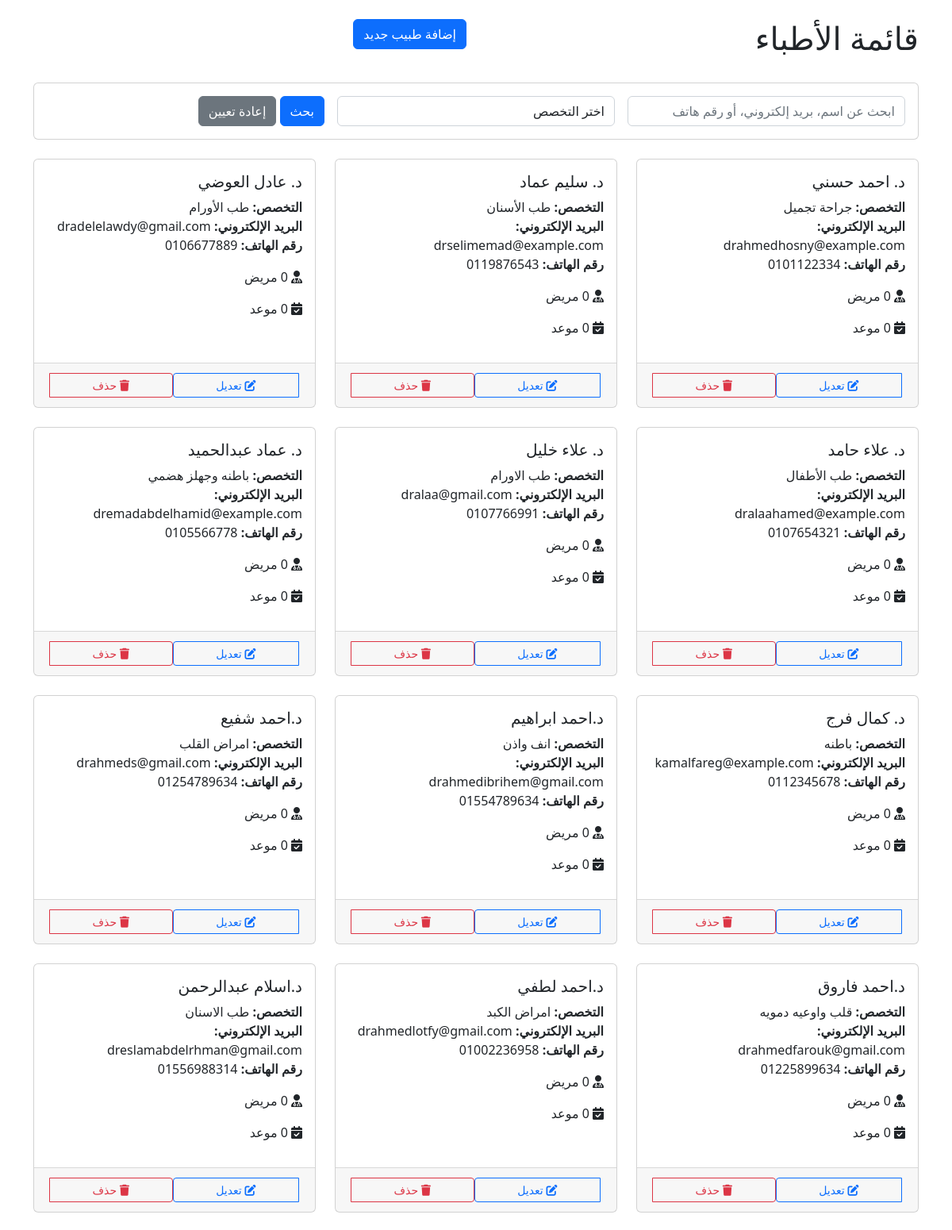
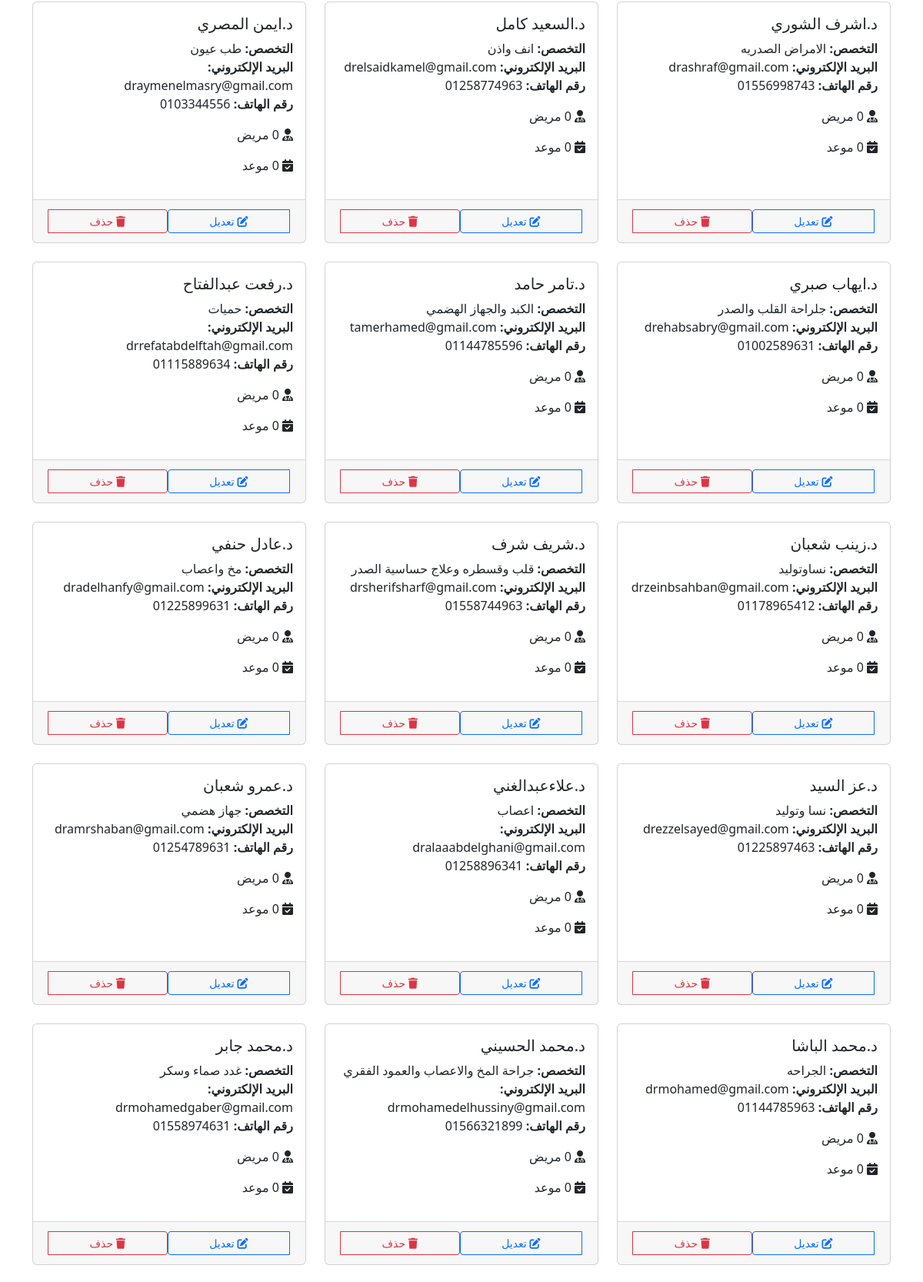
Page /admin/view_doctors.php (upper part) on the committed database (2 pictures, top to bottom).
### tables this page shows
CREATE TABLE `doctors` (
  `doctor_id` int NOT NULL,
  `name` varchar(100) NOT NULL,
  `specialty` varchar(100) DEFAULT NULL,
  `contact_number` varchar(20) DEFAULT NULL,
  `email` varchar(100) DEFAULT NULL,
  `hospital_affiliation` varchar(255) DEFAULT NULL,
  `password` varchar(255) NOT NULL,
  `address` varchar(255) NOT NULL,
  `qualification` varchar(255) NOT NULL,
  `experience` int NOT NULL,
  `created_at` timestamp NOT NULL DEFAULT CURRENT_TIMESTAMP,
  `status` enum('active','inactive') NOT NULL DEFAULT 'active',
  `working_hours` text
);

### admin/view_doctors.php (the view, shortened to what this page needs)
<?php
include '../db.php';
$sql_doctors = "SELECT
    d.*,
    COUNT(DISTINCT p.patient_id) as total_patients,
    COUNT(DISTINCT a.appointment_id) as total_appointments
FROM doctors d
LEFT JOIN appointments a ON d.doctor_id = a.doctor_id
LEFT JOIN patients p ON a.patient_id = p.patient_id
GROUP BY d.doctor_id
ORDER BY d.name ASC";
$doctors_result = $conn->query($sql_doctors);
$search = isset($_GET['search']) ? $_GET['search'] : '';
?>
<!DOCTYPE html>
<html lang="ar" dir="rtl">
<head>
    <link href="https://cdn.jsdelivr.net/npm/bootstrap@5.2.0-beta1/dist/css/bootstrap.min.css" rel="stylesheet">
    <link href="https://cdn.jsdelivr.net/npm/@fortawesome/fontawesome-free@6.2.1/css/all.min.css" rel="stylesheet">
</head>
<body>
    <div class="container mt-4">
        <div class="row mb-4">
            <div class="col-md-6">
                <h1>قائمة الأطباء</h1>
            </div>
            <div class="col-md-6 text-end">
                <a href="add_doctor.php" class="btn btn-primary">إضافة طبيب جديد</a>
            </div>
        </div>
        <div class="row mb-4">
            <div class="col-12">
                <div class="card">
                    <div class="card-body">
                        <form method="GET" class="row g-3">
                            <div class="col-md-4">
                                <input type="text" class="form-control" name="search"
                                       placeholder="ابحث عن اسم، بريد إلكتروني، أو رقم هاتف"
                                       value="<?php echo htmlspecialchars($search); ?>">
                            </div>
                            <div class="col-md-4">
                                <select class="form-control" name="specialty">
                                    <option value="">اختر التخصص</option>
                                </select>
                            </div>
                            <div class="col-md-4">
                                <button type="submit" class="btn btn-primary">بحث</button>
                                <a href="view_doctors.php" class="btn btn-secondary">إعادة تعيين</a>
                            </div>
                        </form>
                    </div>
                </div>
            </div>
        </div>
        <div class="row">
            <?php while($row = $doctors_result->fetch_assoc()): ?>
                <div class="col-md-4 mb-4">
                    <div class="card doctor-card">
                        <div class="card-body">
                            <h5 class="card-title"><?php echo $row['name']; ?></h5>
                            <p class="card-text">
                                <strong>التخصص:</strong> <?php echo $row['specialty']; ?><br>
                                <strong>البريد الإلكتروني:</strong> <?php echo $row['email']; ?><br>
                                <strong>رقم الهاتف:</strong> <?php echo $row['contact_number']; ?>
                            </p>
                            <div class="stats">
                                <p><i class="fas fa-user-md"></i> <?php echo $row['total_patients']; ?> مريض</p>
                                <p><i class="fas fa-calendar-check"></i> <?php echo $row['total_appointments']; ?> موعد</p>
                            </div>
                        </div>
                        <div class="card-footer">
                            <div class="btn-group btn-group-sm w-100">
                                <a href="edit_doctor.php?doctor_id=<?php echo $row['doctor_id']; ?>"
                                   class="btn btn-outline-primary">
                                    <i class="fas fa-edit"></i> تعديل
                                </a>
                                <a href="delete_doctor.php?doctor_id=<?php echo $row['doctor_id']; ?>"
                                   class="btn btn-outline-danger"
                                   onclick="return confirm('هل أنت متأكد من حذف هذا الطبيب؟');">
                                    <i class="fas fa-trash"></i> حذف
                                </a>
                            </div>
                        </div>
                    </div>
                </div>
            <?php endwhile; ?>
        </div>
    </div>
</body>
</html>

### admin/view_doctors.php (style rules this page uses)
.doctor-card { height: 100%; display: flex; flex-direction: column; }
.doctor-card .card-body { flex: 1; }
.doctor-card .card-footer { border-top: 1px solid rgba(0,0,0,.125); padding: 0.75rem 1.25rem; }

### rows in the picture
doctors: name "د. احمد حسني", specialty "جراحة تجميل", email "drahmedhosny@example.com", contact_number "0101122334"
doctors: name "د. سليم عماد", specialty "طب الأسنان", email "drselimemad@example.com", contact_number "0119876543"
doctors: name "د. عادل العوضي", specialty "طب الأورام", email "dradelelawdy@gmail.com", contact_number "0106677889"
doctors: name "د. علاء حامد", specialty "طب الأطفال", email "dralaahamed@example.com", contact_number "0107654321"
doctors: name "د. علاء خليل", specialty "طب الاورام", email "dralaa@gmail.com", contact_number "0107766991"
doctors: name "د. عماد عبدالحميد", specialty "باطنه وجهلز هضمي", email "dremadabdelhamid@example.com", contact_number "0105566778"
doctors: name "د. كمال فرج", specialty "باطنه", email "kamalfareg@example.com", contact_number "0112345678"
doctors: name "د.احمد ابراهيم", specialty "انف واذن", email "drahmedibrihem@gmail.com", contact_number "01554789634"
doctors: name "د.احمد شفيع", specialty "امراض القلب", email "drahmeds@gmail.com", contact_number "01254789634"
doctors: name "د.احمد فاروق", specialty "قلب واوعيه دمويه", email "drahmedfarouk@gmail.com", contact_number "01225899634"
doctors: name "د.احمد لطفي", specialty "امراض الكبد", email "drahmedlotfy@gmail.com", contact_number "01002236958"
doctors: name "د.اسلام عبدالرحمن", specialty "طب الاسنان", email "dreslamabdelrhman@gmail.com", contact_number "01556988314"
doctors: name "د.اشرف الشوري", specialty "الامراض الصدريه", email "drashraf@gmail.com", contact_number "01556998743"
doctors: name "د.السعيد كامل", specialty "انف واذن", email "drelsaidkamel@gmail.com", contact_number "01258774963"
doctors: name "د.ايمن المصري", specialty "طب عيون", email "draymenelmasry@gmail.com", contact_number "0103344556"
doctors: name "د.ايهاب صبري", specialty "جلراحة القلب والصدر", email "drehabsabry@gmail.com", contact_number "01002589631"
doctors: name "د.تامر حامد", specialty "الكبد والجهاز الهضمي", email "tamerhamed@gmail.com", contact_number "01144785596"
doctors: name "د.رفعت عبدالفتاح", specialty "حميات", email "drrefatabdelftah@gmail.com", contact_number "01115889634"
doctors: name "د.زينب شعبان", specialty "نساوتوليد", email "drzeinbsahban@gmail.com", contact_number "01178965412"
doctors: name "د.شريف شرف", specialty "قلب وقسطره وعلاج حساسية الصدر", email "drsherifsharf@gmail.com", contact_number "01558744963"
doctors: name "د.عادل حنفي", specialty "مخ واعصاب", email "dradelhanfy@gmail.com", contact_number "01225899631"
doctors: name "د.عز السيد", specialty "نسا وتوليد", email "drezzelsayed@gmail.com", contact_number "01225897463"
doctors: name "د.علاءعبدالغني", specialty "اعصاب", email "dralaaabdelghani@gmail.com", contact_number "01258896341"
doctors: name "د.عمرو شعبان", specialty "جهاز هضمي", email "dramrshaban@gmail.com", contact_number "01254789631"
doctors: name "د.محمد الباشا", specialty "الجراحه", email "drmohamed@gmail.com", contact_number "01144785963"
doctors: name "د.محمد الحسيني", specialty "جراحة المخ والاعصاب والعمود الفقري", email "drmohamedelhussiny@gmail.com", contact_number "01566321899"
doctors: name "د.محمد جابر", specialty "غدد صماء وسكر", email "drmohamedgaber@gmail.com", contact_number "01558974631"
